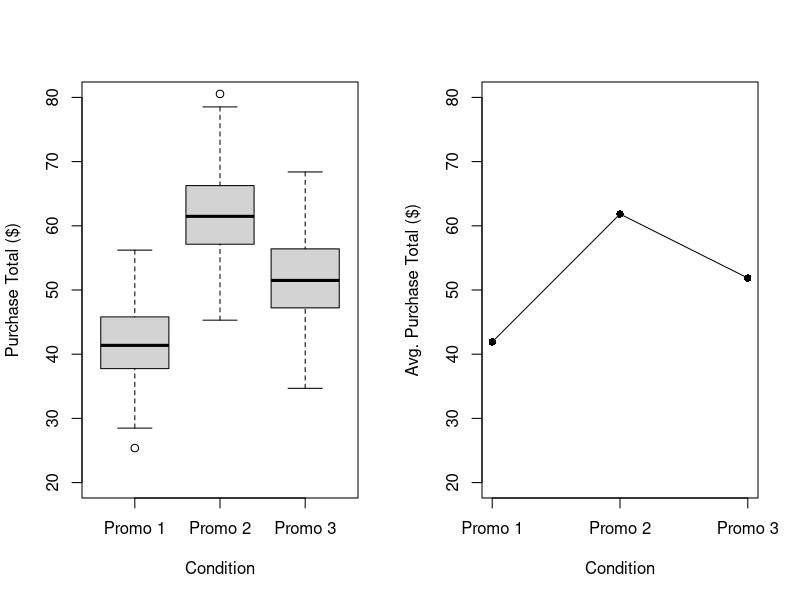
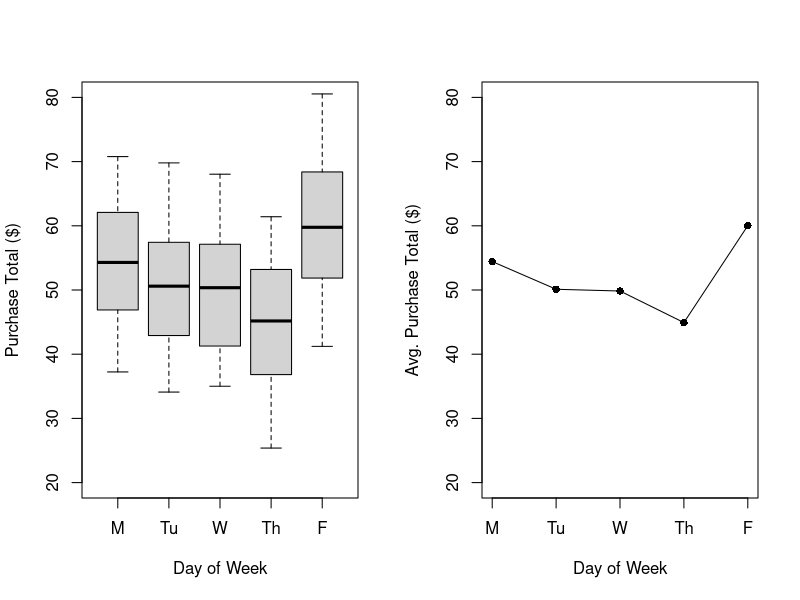
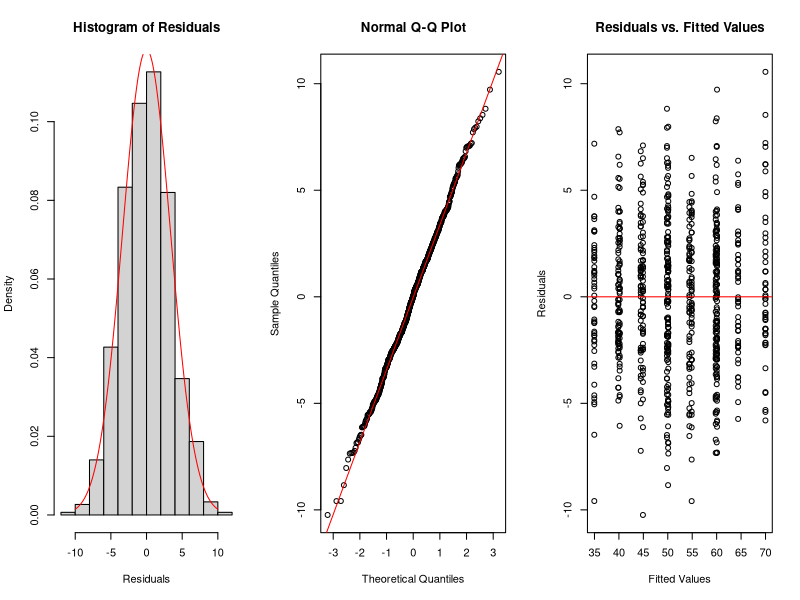

Write R code to recreate these figures, in order.
## Comparing Multiple Means Within Blocks

## Read-in the data
setwd("/Users/nstevens/Dropbox/Teaching/STAT_430/Spring_2021/R Stuff/")
gap <- read.csv("thegap.csv", header = TRUE)

## Response by condition
par(mfrow=c(1,2))
boxplot(Y ~ Condition, data = gap, xlab = "Condition", ylab = "Purchase Total ($)", xaxt = "n", ylim = c(20,80))
axis(side = 1, at = 1:3, labels = c("Promo 1", "Promo 2", "Promo 3"))
mean.condition <- aggregate(x = gap$Y, by = list(Promo = gap$Condition), FUN = mean)
mean.condition
plot(x = 1:3, y = mean.condition$x, xlab = "Condition", ylab = "Avg. Purchase Total ($)", pch = 16, xaxt = "n", ylim = c(20,80))
lines(x = 1:3, y = mean.condition$x)
axis(side = 1, at = 1:3, labels = c("Promo 1", "Promo 2", "Promo 3"))

## Response by block
boxplot(Y ~ factor(Block, levels = c("M", "Tu", "W", "Th", "F"), labels = c("M", "Tu", "W", "Th", "F"),
                   ordered = TRUE), data = gap, xlab = "Day of Week", ylab = "Purchase Total ($)", ylim = c(20,80))
mean.block <- aggregate(x = gap$Y, by = list(Day = gap$Block), FUN = mean)
mean.block <- mean.block[c(2,4,5,3,1),]
mean.block
plot(x = 1:5, y = mean.block$x, xlab = "Day of Week", ylab = "Avg. Purchase Total ($)", pch = 16, xaxt = "n", ylim = c(20,80))
lines(x = 1:5, y = mean.block$x)
axis(side = 1, at = 1:5, labels = c("M", "Tu", "W", "Th", "F"))


## Fit the appropriate linear regression model and perform the relevant F-tests
full <- lm(Y ~ Condition + Block, data = gap)
summary(full)
anova(full)

## Partial F-tests
red1 <- lm(Y ~ Block, data = gap)
red2 <- lm(Y ~ Condition, data = gap)

# Is there a difference in expected response between conditions?
anova(red1, full)

# Was blocking necessary?
anova(red2, full)


## Check model assumptions graphically
par(mfrow=c(1,3))
hist(full$residuals, xlab = "Residuals", main = "Histogram of Residuals", probability = TRUE)
lines(x = seq(-10,10,0.01), y = dnorm(x = seq(-10,10,0.01), mean = mean(full$residuals), sd = sd(full$residuals)), col = "red")
qqnorm(full$residuals)
qqline(full$residuals, col = "red")
plot(x = full$fitted.values, y = full$residuals, xlab = "Fitted Values", ylab = "Residuals", main = "Residuals vs. Fitted Values")
abline(h = 0, col = "red")

## Check model assumptions with hypothesis tests
shapiro.test(x = full$residuals)
group <- kronecker(1:15, rep(1,50))
bartlett.test(x = full$residuals, g = group)


## Now let's try to do this manually...
N <- dim(gap)[1]
m <- length(unique(gap$Condition))
b <- length(unique(gap$Block))
n <- 50

# Condition-specific means:
mean1 <- mean(gap$Y[gap$Condition == "V1"])
mean2 <- mean(gap$Y[gap$Condition == "V2"])
mean3 <- mean(gap$Y[gap$Condition == "V3"])

# Block-specific means:
meanM <- mean(gap$Y[gap$Block == "M"])
meanTu <- mean(gap$Y[gap$Block == "Tu"])
meanW <- mean(gap$Y[gap$Block == "W"])
meanTh <- mean(gap$Y[gap$Block == "Th"])
meanF <- mean(gap$Y[gap$Block == "F"])

# Overall mean:
meanOverall <- mean(gap$Y)

SSC <- b*n*((mean1 - meanOverall)^2 + (mean2 - meanOverall)^2 + (mean3 - meanOverall)^2)
SSB <- m*n*((meanM - meanOverall)^2 + (meanTu - meanOverall)^2 + (meanW - meanOverall)^2 + (meanTh - meanOverall)^2 + (meanF - meanOverall)^2)
SSE <- sum((gap$Y[gap$Condition == "V1" & gap$Block == "M"] - mean1 - meanM + meanOverall)^2) + 
       sum((gap$Y[gap$Condition == "V1" & gap$Block == "Tu"] - mean1 - meanTu + meanOverall)^2) + 
       sum((gap$Y[gap$Condition == "V1" & gap$Block == "W"] - mean1 - meanW + meanOverall)^2) + 
       sum((gap$Y[gap$Condition == "V1" & gap$Block == "Th"] - mean1 - meanTh + meanOverall)^2) + 
       sum((gap$Y[gap$Condition == "V1" & gap$Block == "F"] - mean1 - meanF + meanOverall)^2) + 
       sum((gap$Y[gap$Condition == "V2" & gap$Block == "M"] - mean2 - meanM + meanOverall)^2) + 
       sum((gap$Y[gap$Condition == "V2" & gap$Block == "Tu"] - mean2 - meanTu + meanOverall)^2) + 
       sum((gap$Y[gap$Condition == "V2" & gap$Block == "W"] - mean2 - meanW + meanOverall)^2) + 
       sum((gap$Y[gap$Condition == "V2" & gap$Block == "Th"] - mean2 - meanTh + meanOverall)^2) + 
       sum((gap$Y[gap$Condition == "V2" & gap$Block == "F"] - mean2 - meanF + meanOverall)^2) + 
       sum((gap$Y[gap$Condition == "V3" & gap$Block == "M"] - mean3 - meanM + meanOverall)^2) + 
       sum((gap$Y[gap$Condition == "V3" & gap$Block == "Tu"] - mean3 - meanTu + meanOverall)^2) + 
       sum((gap$Y[gap$Condition == "V3" & gap$Block == "W"] - mean3 - meanW + meanOverall)^2) + 
       sum((gap$Y[gap$Condition == "V3" & gap$Block == "Th"] -mean3 - meanTh + meanOverall)^2) + 
       sum((gap$Y[gap$Condition == "V3" & gap$Block == "F"] -mean3 - meanF + meanOverall)^2)
sum(c(SSC, SSB, SSE))
SST <- var(gap$Y)*(N-1)
SST
df <- c(m-1, b-1, N-m-b+1)
MS <- c(SSC, SSB, SSE) / df
Tstat <- MS[1:2]/MS[3]
pval <- pf(q = Tstat, df1 = df[1:2], df2 = rep(df[3], 2), lower.tail = FALSE)

# Check that all of this work matched the anova output
anova(full)
c(SSC, SSB, SSE)
MS
Tstat
pval





